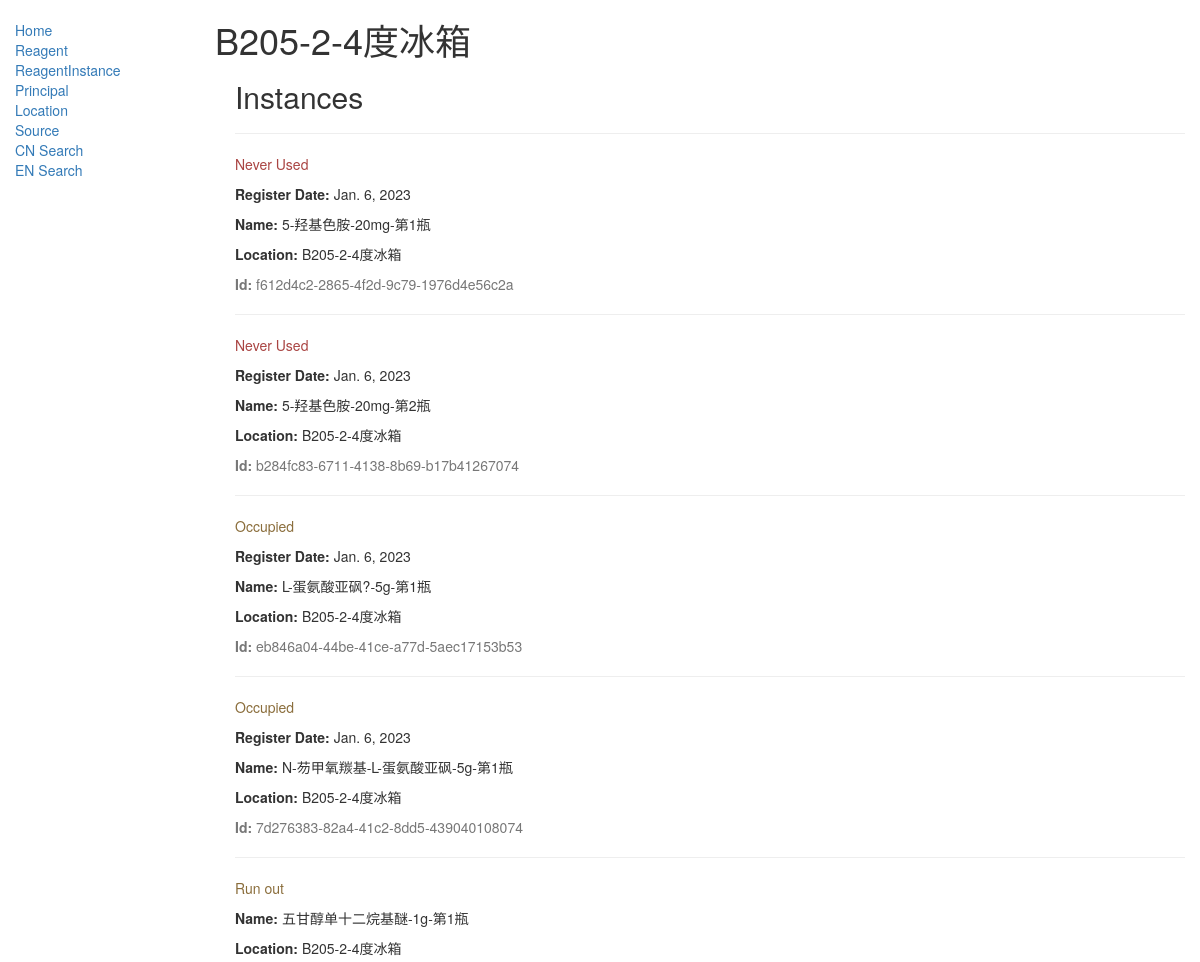
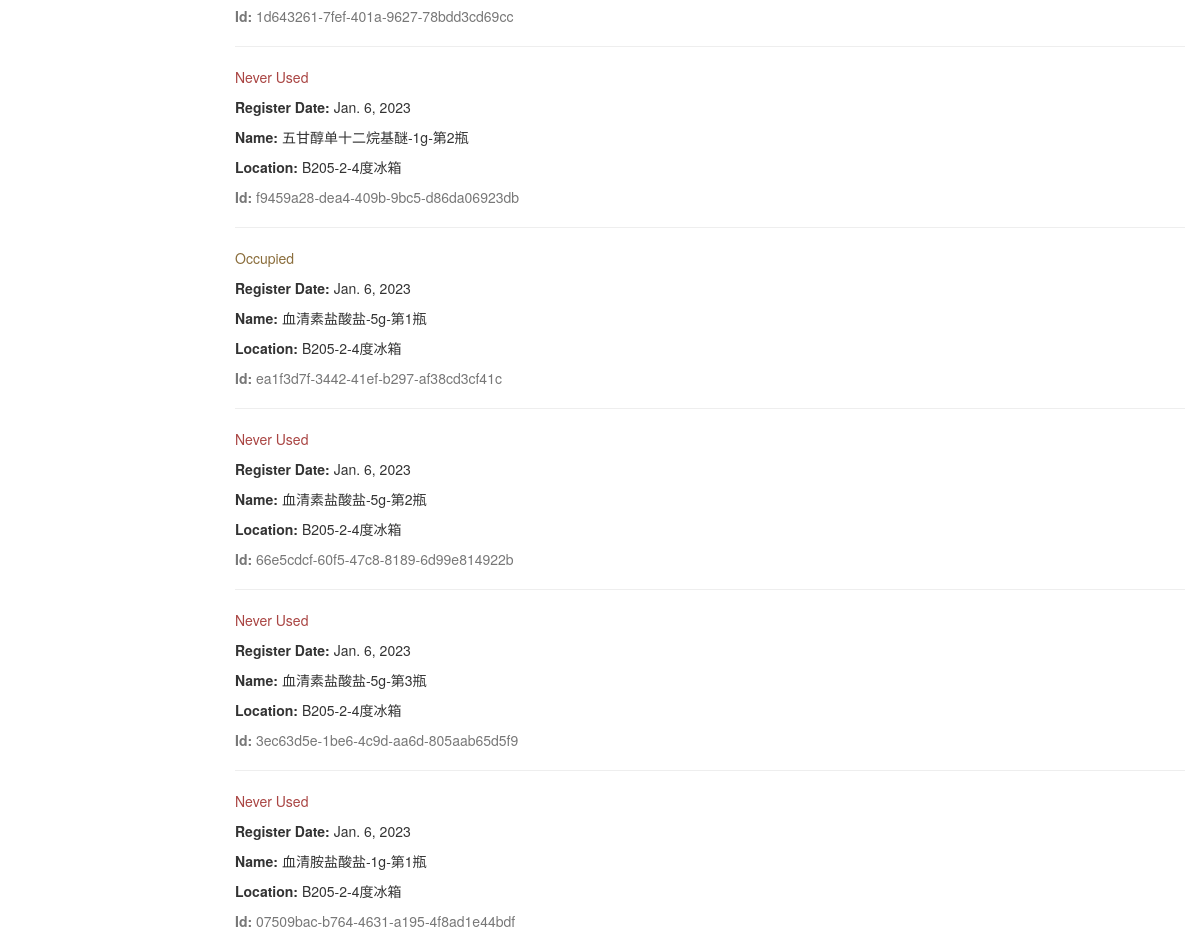
Before: /catalog/location/11 with the older database file (2 pictures, top to bottom).
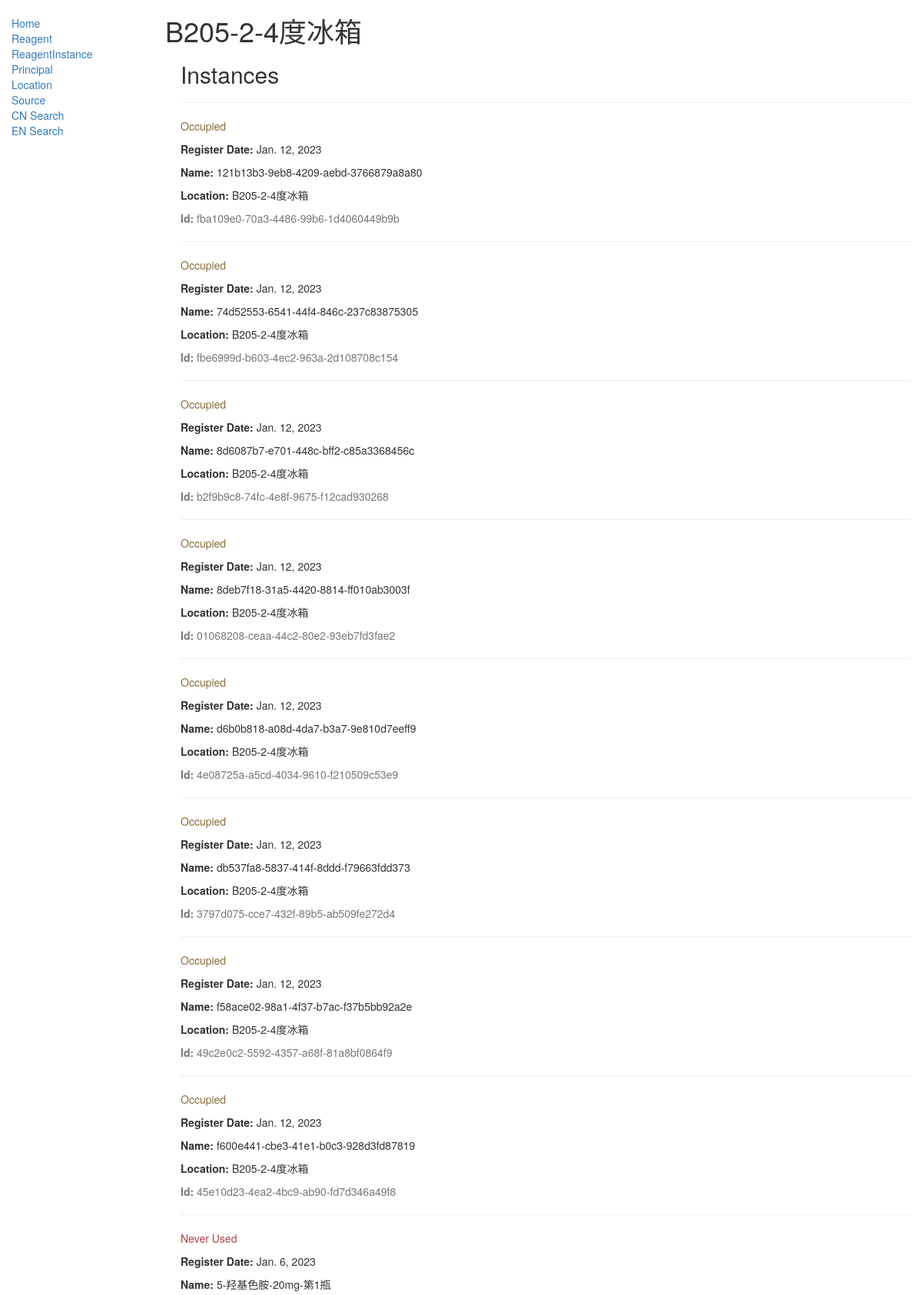
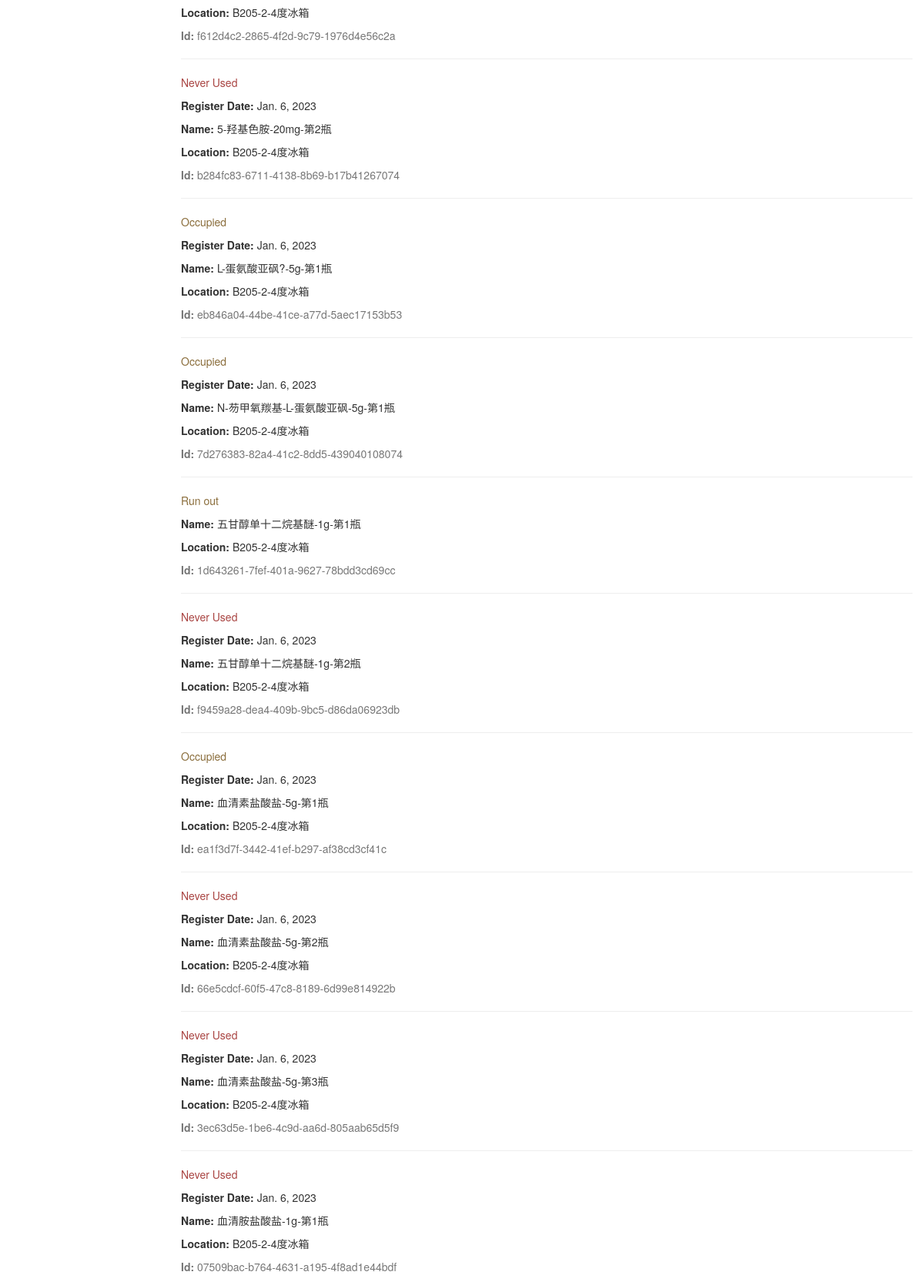
After: the same page with the newer database file (2 pictures, top to bottom).
### catalog/models.py (models this page shows, shortened)
class Location(models.Model):
    name = models.CharField(
        max_length=200,
        help_text=
        "Enter a Location (e.g. B205-4°C-Refrigerator, B205-Table1-Lowbox)")
    class Meta:
        ordering = ['name']
    def __str__(self):
        return self.name

class ReagentInstance(models.Model):
    id = models.UUIDField(
        primary_key=True,
        default=uuid.uuid4,
        help_text=
        "Unique ID for this particular reagent across whole database, be careful to change!!"
    )
    reagent = models.ForeignKey('Reagent',
                                on_delete=models.SET_NULL,
                                null=True)
    register_date = models.DateField(null=True,
                                     blank=True,
                                     default=datetime.date.today)
    name = models.CharField(max_length=200,
                            null=True,
                            blank=True,
                            default=id.default,help_text=
        "Change to your favorate name")
    principal = models.ForeignKey('Principal',
                                  on_delete=models.SET_NULL,
                                  null=True,
                                  blank=True)
    location = models.ForeignKey('Location',
                                 on_delete=models.SET_NULL,
                                 null=True)
    STATUS = (
        ('n', 'Never Used'),
        ('o', 'Occupied'),
        ('a', 'Available'),
        ('r', 'Run out'),
    )
    status = models.CharField(max_length=1,
                              choices=STATUS,
                              blank=True,
                              default='o',
                              help_text='Reagent Status')
    note = models.CharField(max_length=1000,
                            help_text="Enter a brief note",
                            null=True,
                            blank=True)
    class Meta:
        ordering = ["-register_date","name"]

### catalog/views.py (the view)
# urls.py: path('location/<int:pk>', views.LocationDetailView.as_view(), name='location-detail'),
class LocationDetailView(generic.DetailView):
    model = Location

### catalog/templates/catalog/location_detail.html
{% extends "base_generic.html" %}
{% block content %}
<h1>{{ location}}</h1>
<div style="margin-left:20px;margin-top:20px">
    <h2>Instances</h2>
    {% for instance in location.reagentinstance_set.all %}
    <hr>
    <p
        class="{% if instance.status == 'a' %}text-success{% elif instance.status == 'n' %}text-danger{% else %}text-warning{% endif %}">
        {{ instance.get_status_display }}</p>
    {% if instance.status != 'r' %}<p><strong>Register Date:</strong> {{instance.register_date}}</p>{% endif %}
    <p><strong>Name:</strong> {{instance.name}}</p>
    <p><strong>Location:</strong> {{instance.location}}</p>
    <p class="text-muted"><strong>Id:</strong> {{instance.id}}</p>
    {% endfor %}
</div>
{% endblock %}

### catalog/templates/base_generic.html (shortened to what this page needs)
<!DOCTYPE html>
<html lang="en">
<head>
    <link href="https://cdn.staticfile.org/twitter-bootstrap/3.3.7/css/bootstrap.min.css" rel="stylesheet">
    {% load static %}
    <link rel="stylesheet" href="{% static 'css/styles.css' %}">
</head>
<body>
    <div class="container-fluid">
        <div class="row">
            <div class="col-sm-2">
                {% block sidebar %}
                <ul class="sidebar-nav">
                    <li><a href="{% url 'index' %}">Home</a></li>
                    <li><a href="{% url 'reagent' %}">Reagent</a></li>
                    <li><a href="{% url 'reagentinstance' %}">ReagentInstance</a></li>
                    <li><a href="{% url 'principal' %}">Principal</a></li>
                    <li><a href="{% url 'location' %}">Location</a></li>
                    <li><a href="{% url 'source' %}">Source</a></li>
                    <li><a href="{% url 'chinese_name' %}">CN Search</a></li>
                    <li><a href="{% url 'english_name' %}">EN Search</a></li>
                </ul>
                {% endblock %}
            </div>
            <div class="col-sm-10 ">
                {% block content %}{% endblock %}
            </div>
        </div>
    </div>
</body>
</html>

### catalog/static/css/styles.css (style rules this page uses)
.sidebar-nav { margin-top: 20px; padding: 0; list-style: none; }

Changed rows visible on the page:
added ReagentInstance: status "Occupied", register_date "Jan. 12, 2023", name "121b13b3-9eb8-4209-aebd-3766879a8a80", location "B205-2-4度冰箱", id "fba109e0-70a3-4486-99b6-1d4060449b9b"
added ReagentInstance: status "Occupied", register_date "Jan. 12, 2023", name "74d52553-6541-44f4-846c-237c83875305", location "B205-2-4度冰箱", id "fbe6999d-b603-4ec2-963a-2d108708c154"
added ReagentInstance: status "Occupied", register_date "Jan. 12, 2023", name "8d6087b7-e701-448c-bff2-c85a3368456c", location "B205-2-4度冰箱", id "b2f9b9c8-74fc-4e8f-9675-f12cad930268"
added ReagentInstance: status "Occupied", register_date "Jan. 12, 2023", name "8deb7f18-31a5-4420-8814-ff010ab3003f", location "B205-2-4度冰箱", id "01068208-ceaa-44c2-80e2-93eb7fd3fae2"
added ReagentInstance: status "Occupied", register_date "Jan. 12, 2023", name "d6b0b818-a08d-4da7-b3a7-9e810d7eeff9", location "B205-2-4度冰箱", id "4e08725a-a5cd-4034-9610-f210509c53e9"
added ReagentInstance: status "Occupied", register_date "Jan. 12, 2023", name "db537fa8-5837-414f-8ddd-f79663fdd373", location "B205-2-4度冰箱", id "3797d075-cce7-432f-89b5-ab509fe272d4"
added ReagentInstance: status "Occupied", register_date "Jan. 12, 2023", name "f58ace02-98a1-4f37-b7ac-f37b5bb92a2e", location "B205-2-4度冰箱", id "49c2e0c2-5592-4357-a68f-81a8bf0864f9"
added ReagentInstance: status "Occupied", register_date "Jan. 12, 2023", name "f600e441-cbe3-41e1-b0c3-928d3fd87819", location "B205-2-4度冰箱", id "45e10d23-4ea2-4bc9-ab90-fd7d346a49f8"
